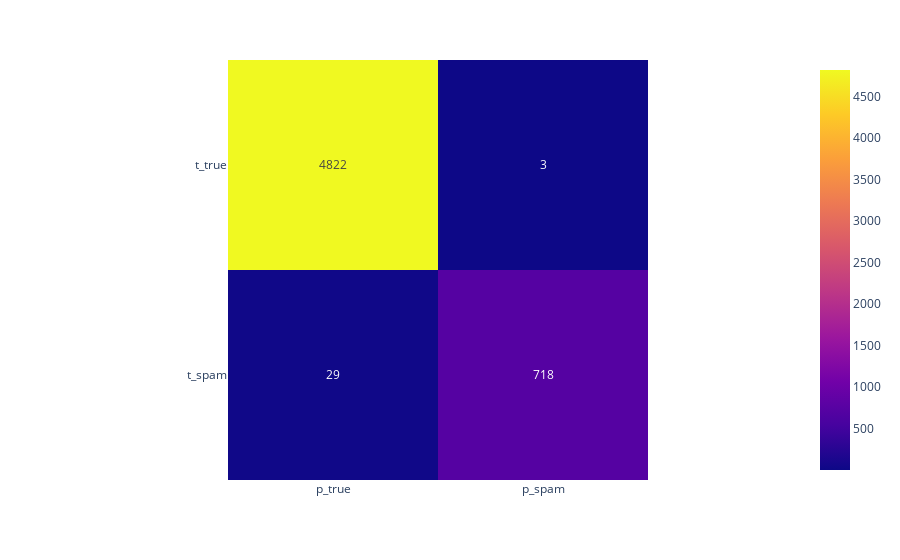

The notebook cell this image was saved under:
### Code cell
# model.load_weights("best_model.keras")
data = np.concatenate([train_data, test_data])
labels = np.concatenate([train_labels, test_labels])

preds = model.predict(data)

res = pd.DataFrame({
    "true": labels,
    "pred": preds.round().ravel()
})

print(f"Accuracy: {accuracy_score(res.true, res.pred)}")

cm = confusion_matrix(res.true, res.pred)
px.imshow(cm, text_auto=True, y=("t_true", "t_spam"), x=("p_true", "p_spam"))

### Figure 1 — Plotly figure (JSON) as saved in the notebook; plotly's stock layout.template omitted (floating-point values rounded to 4 significant figures)
{"data": [{"coloraxis": "coloraxis", "name": "0", "texttemplate": "%{z}", "x": ["p_true", "p_spam"], "y": ["t_true", "t_spam"], "z": [[4822, 3], [29, 718]], "type": "heatmap", "xaxis": "x", "yaxis": "y", "hovertemplate": "x: %{x}<br>y: %{y}<br>color: %{z}<extra></extra>"}], "layout": {"xaxis": {"anchor": "y", "domain": [0.0, 1.0], "scaleanchor": "y", "constrain": "domain"}, "yaxis": {"anchor": "x", "domain": [0.0, 1.0], "autorange": "reversed", "constrain": "domain"}, "coloraxis": {"colorscale": [[0.0, "#0d0887"], [0.1111, "#46039f"], [0.2222, "#7201a8"], [0.3333, "#9c179e"], [0.4444, "#bd3786"], [0.5556, "#d8576b"], [0.6667, "#ed7953"], [0.7778, "#fb9f3a"], [0.8889, "#fdca26"], [1.0, "#f0f921"]]}, "margin": {"t": 60}}}
